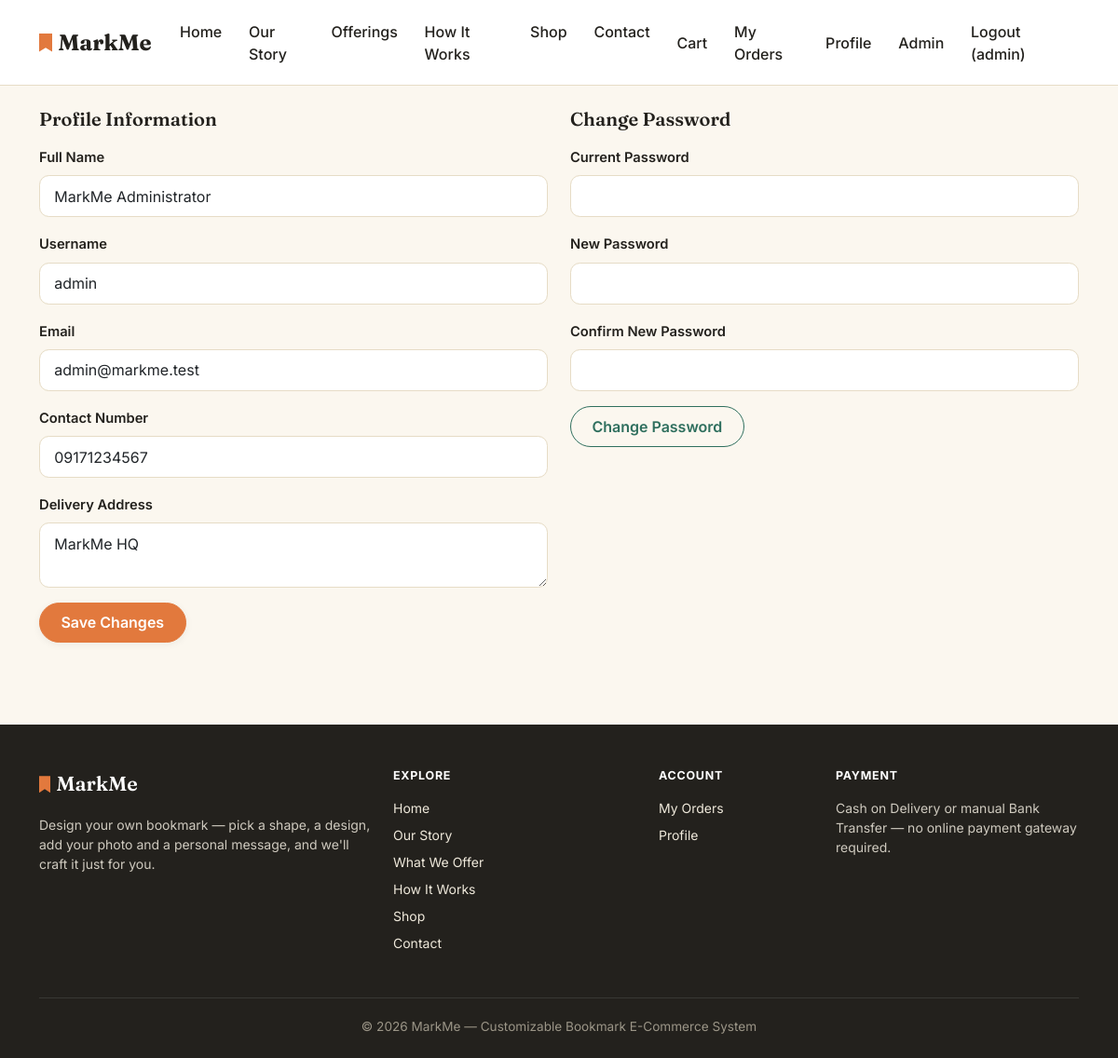
/customer/profile.php (signed in), run on the app's committed database.
### tables this page shows
CREATE TABLE users (
    user_id         INT UNSIGNED AUTO_INCREMENT PRIMARY KEY,
    role            ENUM('customer', 'admin') NOT NULL DEFAULT 'customer',
    username        VARCHAR(50)  NOT NULL UNIQUE,
    email           VARCHAR(150) NOT NULL UNIQUE,
    password_hash   VARCHAR(255) NOT NULL,
    full_name       VARCHAR(150) NOT NULL,
    contact_number  VARCHAR(30)  NULL,
    address         VARCHAR(255) NULL,
    is_active       TINYINT(1)   NOT NULL DEFAULT 1,
    created_at      TIMESTAMP    NOT NULL DEFAULT CURRENT_TIMESTAMP,
    INDEX idx_users_role (role)
);

### includes/functions.php (called while the page is built, shortened)
<?php
require_once __DIR__ . '/../config/db.php';
function e(?string $value): string
{
    return htmlspecialchars($value ?? '', ENT_QUOTES, 'UTF-8');
}
function current_user(): ?array
{
    return $_SESSION['user'] ?? null;
}
function is_logged_in(): bool
{
    return isset($_SESSION['user']);
}
function is_admin(): bool
{
    return is_logged_in() && $_SESSION['user']['role'] === 'admin';
}

### config/db.php (called while the page is built, shortened)
<?php
function db(): PDO
{
    static $pdo = null;
    if ($pdo === null) {
        $dsn = 'mysql:host=' . DB_HOST . ';dbname=' . DB_NAME . ';charset=' . DB_CHARSET;
        $pdo = new PDO($dsn, DB_USER, DB_PASS, [
            PDO::ATTR_ERRMODE => PDO::ERRMODE_EXCEPTION,
            PDO::ATTR_DEFAULT_FETCH_MODE => PDO::FETCH_ASSOC,
            PDO::ATTR_EMULATE_PREPARES => false,
        ]);
    }
    return $pdo;
}

### customer/profile.php (the view, shortened to what this page needs)
<?php
$userId = current_user()['user_id'];
$stmt = db()->prepare('SELECT * FROM users WHERE user_id = :id');
$stmt->execute(['id' => $userId]);
$user = $stmt->fetch();
require __DIR__ . '/../includes/header.php';
?>
<div class="row g-4">
    <div class="col-md-6">
        <h2 class="h5 mb-3">Profile Information</h2>
        <form method="post">
            <div class="mb-3">
                <label class="form-label">Full Name</label>
                <input type="text" name="full_name" class="form-control" value="<?= e($user['full_name']) ?>" required>
            </div>
            <div class="mb-3">
                <label class="form-label">Username</label>
                <input type="text" name="username" class="form-control" value="<?= e($user['username']) ?>" required>
            </div>
            <div class="mb-3">
                <label class="form-label">Email</label>
                <input type="email" name="email" class="form-control" value="<?= e($user['email']) ?>" required>
            </div>
            <div class="mb-3">
                <label class="form-label">Contact Number</label>
                <input type="text" name="contact_number" class="form-control" value="<?= e($user['contact_number']) ?>">
            </div>
            <div class="mb-3">
                <label class="form-label">Delivery Address</label>
                <textarea name="address" class="form-control" rows="2"><?= e($user['address']) ?></textarea>
            </div>
            <button type="submit" class="btn btn-primary">Save Changes</button>
        </form>
    </div>
    <div class="col-md-6">
        <h2 class="h5 mb-3">Change Password</h2>
        <form method="post">
            <div class="mb-3">
                <label class="form-label">Current Password</label>
                <input type="password" name="current_password" class="form-control" required>
            </div>
            <div class="mb-3">
                <label class="form-label">New Password</label>
                <input type="password" name="new_password" class="form-control" minlength="8" required>
            </div>
            <div class="mb-3">
                <label class="form-label">Confirm New Password</label>
                <input type="password" name="confirm_password" class="form-control" minlength="8" required>
            </div>
            <button type="submit" class="btn btn-outline-primary">Change Password</button>
        </form>
    </div>
</div>
<?php require __DIR__ . '/../includes/footer.php'; ?>

### includes/navbar.php (shortened to what this page needs)
<nav class="navbar navbar-expand-lg site-nav sticky-top">
    <div class="container">
        <a class="navbar-brand fw-bold" href="<?= BASE_URL ?>/customer/index.php">MarkMe</a>
        <div class="collapse navbar-collapse" id="navMain">
            <ul class="navbar-nav me-auto">
                <li class="nav-item"><a class="nav-link" href="<?= BASE_URL ?>/customer/index.php">Home</a></li>
                <li class="nav-item"><a class="nav-link" href="<?= BASE_URL ?>/customer/index.php#story">Our Story</a></li>
                <li class="nav-item"><a class="nav-link" href="<?= BASE_URL ?>/customer/index.php#offer">Offerings</a></li>
                <li class="nav-item"><a class="nav-link" href="<?= BASE_URL ?>/customer/index.php#how-it-works">How It Works</a></li>
                <li class="nav-item"><a class="nav-link" href="<?= BASE_URL ?>/customer/index.php#products">Shop</a></li>
                <li class="nav-item"><a class="nav-link" href="<?= BASE_URL ?>/customer/index.php#contact">Contact</a></li>
            </ul>
            <ul class="navbar-nav align-items-lg-center">
                <?php if (is_logged_in()): ?>
                    <li class="nav-item"><a class="nav-link" href="<?= BASE_URL ?>/customer/cart.php">Cart</a></li>
                    <li class="nav-item"><a class="nav-link" href="<?= BASE_URL ?>/customer/orders.php">My Orders</a></li>
                    <li class="nav-item"><a class="nav-link" href="<?= BASE_URL ?>/customer/profile.php">Profile</a></li>
                    <?php if (is_admin()): ?>
                        <li class="nav-item"><a class="nav-link" href="<?= BASE_URL ?>/admin/dashboard.php">Admin</a></li>
                    <?php endif; ?>
                    <li class="nav-item"><a class="nav-link" href="<?= BASE_URL ?>/customer/logout.php">Logout (<?= e(current_user()['username']) ?>)</a></li>
                <?php endif; ?>
            </ul>
        </div>
    </div>
</nav>

### assets/css/style.css (style rules this page uses)
:root { --ink: #23211d; --ink-soft: #6b6558; --cream: #fbf7ef; --cream-alt: #f1e9d8; --surface: #ffffff; --primary: #2f6f5e; --primary-dark: #1f4f42; --accent: #e2793d; --accent-dark: #c6612b; --gold: #d9a441; --border: #e6dcc6; --shadow-sm: 0 2px 8px rgba(35, 33, 29, 0.06); --shadow-md: 0 8px 24px rgba(35, 33, 29, 0.10); --shadow-lg: 0 16px 40px rgba(35, 33, 29, 0.14); --font-display: 'Fraunces', Georgia, serif; --font-body: 'Inter', -apple-system, BlinkMacSystemFont, 'Segoe UI', sans-serif; }
body { display: flex; flex-direction: column; min-height: 100vh; background: var(--cream); color: var(--ink); font-family: var(--font-body); }
a { color: var(--primary); }
.page-shop h1, .page-shop h2, .page-shop h3, .page-shop .navbar-brand, .page-shop .brand-mark { font-family: var(--font-display); font-weight: 600; color: var(--ink); }
.btn { border-radius: 999px; font-weight: 600; padding: 0.55rem 1.4rem; transition: transform 0.15s ease, box-shadow 0.15s ease; }
.btn-primary { --bs-btn-bg: var(--accent); --bs-btn-border-color: var(--accent); --bs-btn-hover-bg: var(--accent-dark); --bs-btn-hover-border-color: var(--accent-dark); --bs-btn-active-bg: var(--accent-dark); --bs-btn-active-border-color: var(--accent-dark); box-shadow: var(--shadow-sm); }
.btn-outline-primary { --bs-btn-color: var(--primary); --bs-btn-border-color: var(--primary); --bs-btn-hover-bg: var(--primary); --bs-btn-hover-border-color: var(--primary); }
.form-control, .form-select { border-radius: 0.65rem; border-color: var(--border); padding: 0.6rem 0.95rem; background-color: var(--surface); }
.form-label { font-weight: 600; color: var(--ink); font-size: 0.92rem; }
.site-nav { background: var(--surface) !important; border-bottom: 1px solid var(--border); padding-top: 0.85rem; padding-bottom: 0.85rem; }
.site-nav .navbar-brand { font-size: 1.5rem; color: var(--ink) !important; display: flex; align-items: center; gap: 0.4rem; }
.site-nav .navbar-brand::before { content: ''; display: inline-block; width: 14px; height: 20px; background: var(--accent); clip-path: polygon(0 0, 100% 0, 100% 100%, 50% 78%, 0 100%); }
.site-nav .nav-link { color: var(--ink) !important; font-weight: 500; padding: 0.5rem 0.9rem !important; position: relative; }
.site-nav .nav-link::after { content: ''; position: absolute; left: 0.9rem; right: 0.9rem; bottom: 0.2rem; height: 2px; background: var(--accent); transform: scaleX(0); transition: transform 0.15s ease; }
html { scroll-behavior: smooth; }

### data on the page
users: username "admin", full_name "MarkMe Administrator", email "admin@markme.test", contact_number "09171234567", address "MarkMe HQ"
